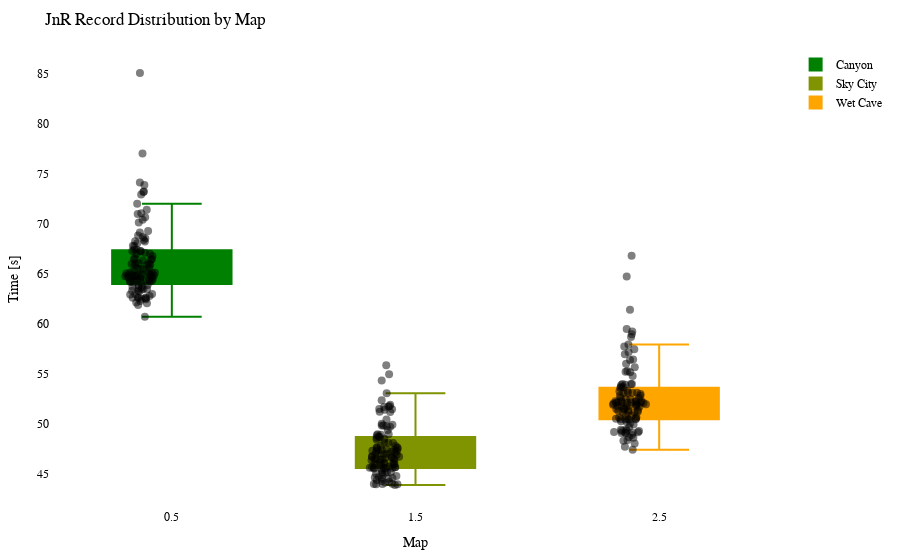

Notebook source saved alongside this figure:
### Code cell
import plotly.graph_objects as go
import plotly.io as pio

df = getRecordsDataframe(minigame="Jump and Run")

# Calculate the offset for centering the data points
num_columns = len(df.columns)
offset = 0.5

# Create a Swarm plot using Plotly
fig = go.Figure()

cmap = LinearSegmentedColormap.from_list("green_orange", ["green", "orange"])
colors = [to_hex(cmap(i / (num_columns - 1))) for i in range(num_columns)]

for i, (column, color) in enumerate(zip(df.columns, colors)):
    x_values = [i + offset] * len(df[column])  # Adjust x-values with offset for horizontal centering
    fig.add_trace(go.Box(x=x_values,
                         y=df[column],
                         name=column,
                         boxpoints='all',
                         pointpos=-0.5,  # Adjust point position to prevent overlapping
                         marker=dict(color='rgba(0,0,0,0.5)', size=8),  # Adjust marker color and size
                         line=dict(color=color),
                         fillcolor=color,
                         hovertext=df_to_html.index,
                         hoverinfo='name+text+y',
                         showlegend=True))

fig.update_layout(title="JnR Record Distribution by Map",
                  xaxis=dict(title="Map"),
                  yaxis=dict(title="Time [s]"),
                  showlegend=True,
                  font=dict(family="Arial", size=12, color="black"),  # Customize font
                  plot_bgcolor="white",  # Set background color
                  margin=dict(l=50, r=50, t=50, b=50),  # Adjust margins for better layout
                  )


pio.show(fig)

pio.write_html(fig, "out/jump_swarm_plot.html")

### Figure 1 — Plotly figure (JSON) as saved in the notebook; plotly's stock layout.template omitted (floating-point values rounded to 4 significant figures)
{"data": [{"boxpoints": "all", "fillcolor": "#008000", "hoverinfo": "name+text+y", "hovertext": ["20LeRe10", "2wc", "agowskyy", "Allooy", "Anni808", "Axollotel", "bawskey", "BusinessBent", "ByNetherdude", "byTobi", "cediiiiii_10", "Chander24", "Chrisi20101", "CML_Justin", "crocodile1870", "cxl1lo", "DarkCobweb", "deadfiight", "DerBaumIstDerWeg", "Dokkkkko", "Ex4cted", "Falke23_5", "Feinberg", "ffawks", "Fflopse", "ForceFox", "Freeeedom", "frutigall", "GamemasterNiki", "GeneralEnte06", "Gerrygames", "Gobo9", "GrafikKatze", "Grapfen", "Gummibearchen", "H1ghsay", "h4nnes", "Harold_Sensemann", "HeIsJustAPoorBoy", "HerrDante", "Jan2220", "JennieKim", "jimmi1410", "JOW23", "Joy_8oy", "juvona", "KakaMC", "Kanickelul", "Keenaai", "Kokochampi", "Kokochampo", "Kopfradio", "Krusti", "Kyuudo", "La_meleagro", "LeWi_100", "Lingex", "lizsyy", "LordAlexos", "loukrativ", "Lubottus", "Luis_XYZ", "M0orey_0", "marbrueck", "Martomias", "Mincheeen", "miridis41", "MrNulfred", "Mvsk_", "myshq", "Nexilus", "Ninivee", "officialryzon", "Oronor", "PedroZockt", "Picutar", "PixlNight", "PolizeiDreamy", "Radattel", "Radiokopf", "Raefinzs", "ReichesBrot", "revolverz", "Ritokii", "Sackkerl", "SB387", "ScreamingBlatz", "Sebi1801", "Seemops_8", "Sey__", "Shiewk", "SiLoHB", "Snitcherella", "SpeckyCut", "StaudammAusHolz", "TheBreadHD", "TheFabo", "Tomiokey", "twitchparaskiill", "Txlentierter", "T_Niko_T", "Umgfoin", "WachtelWachtel", "WirdNichtGeladen", "Wissender", "xBaumeisterin", "xX_Dima_ggg_Xx6", "xX_Masha_ggg_Xx9", "yzvm", "_n3d", "_Waldi_"], "line": {"color": "#008000"}, "marker": {"color": "rgba(0,0,0,0.5)", "size": 8}, "name": "Canyon", "pointpos": -0.5, "showlegend": true, "type": "box", "x": [0.5, 0.5, 0.5, 0.5, 0.5, 0.5, 0.5, 0.5, 0.5, 0.5, 0.5, 0.5, 0.5, 0.5, 0.5, 0.5, 0.5, 0.5, 0.5, 0.5, 0.5, 0.5, 0.5, 0.5, 0.5, 0.5, 0.5, 0.5, 0.5, 0.5, 0.5, 0.5, 0.5, 0.5, 0.5, 0.5, 0.5, 0.5, 0.5, 0.5, 0.5, 0.5, 0.5, 0.5, 0.5, 0.5, 0.5, 0.5, 0.5, 0.5, 0.5, 0.5, 0.5, 0.5, 0.5, 0.5, 0.5, 0.5, 0.5, 0.5, 0.5, 0.5, 0.5, 0.5, 0.5, 0.5, 0.5, 0.5, 0.5, 0.5, 0.5, 0.5, 0.5, 0.5, 0.5, 0.5, 0.5, 0.5, 0.5, 0.5, 0.5, 0.5, 0.5, 0.5, 0.5, 0.5, 0.5, 0.5, 0.5, 0.5, 0.5, 0.5, 0.5, 0.5, 0.5, 0.5, 0.5, 0.5, 0.5, 0.5, 0.5, 0.5, 0.5, 0.5, 0.5, 0.5, 0.5, 0.5, 0.5, 0.5, 0.5], "y": [67.09, 63.22, 64.73, 63.44, 65.84, 65.5, 68.21, 66.96, 71.97, 65.44, 61.86, 74.1, 64.49, 64.08, 64.12, 66.76, 66.04, 64.81, 63.28, 64.8, 62.55, 65.87, 66.56, 63.42, 62.12, 64.7, 63.49, 64.48, 64.87, 64.6, 64.41, 60.7, 63.85, 63.67, 64.25, 64.74, 67.25, 64.24, 68.36, 62.58, 64.82, 65.09, 77.0, 62.75, 68.66, 85.07, 62.9, null, 66.38, 73.22, 70.39, 70.64, 66.0, 64.7, 68.23, 62.45, 67.74, 62.26, 67.26, 72.92, 62.53, 67.24, 65.89, 64.78, 64.95, 65.62, 70.96, 64.9, 71.04, 62.93, 73.16, 65.02, null, 66.01, 62.62, 63.82, 63.68, 71.39, 66.47, 66.44, 65.1, 64.18, 69.25, 70.11, 68.54, 64.31, 65.11, null, 64.36, 62.04, 63.57, 73.86, 62.48, 68.81, 65.47, 67.41, 66.97, 65.23, 69.11, 66.3, 67.79, 64.36, 62.96, 64.87, 65.97, 62.64, 67.4, 68.04, 63.28, 64.21, 65.11]}, {"boxpoints": "all", "fillcolor": "#809300", "hoverinfo": "name+text+y", "hovertext": ["20LeRe10", "2wc", "agowskyy", "Allooy", "Anni808", "Axollotel", "bawskey", "BusinessBent", "ByNetherdude", "byTobi", "cediiiiii_10", "Chander24", "Chrisi20101", "CML_Justin", "crocodile1870", "cxl1lo", "DarkCobweb", "deadfiight", "DerBaumIstDerWeg", "Dokkkkko", "Ex4cted", "Falke23_5", "Feinberg", "ffawks", "Fflopse", "ForceFox", "Freeeedom", "frutigall", "GamemasterNiki", "GeneralEnte06", "Gerrygames", "Gobo9", "GrafikKatze", "Grapfen", "Gummibearchen", "H1ghsay", "h4nnes", "Harold_Sensemann", "HeIsJustAPoorBoy", "HerrDante", "Jan2220", "JennieKim", "jimmi1410", "JOW23", "Joy_8oy", "juvona", "KakaMC", "Kanickelul", "Keenaai", "Kokochampi", "Kokochampo", "Kopfradio", "Krusti", "Kyuudo", "La_meleagro", "LeWi_100", "Lingex", "lizsyy", "LordAlexos", "loukrativ", "Lubottus", "Luis_XYZ", "M0orey_0", "marbrueck", "Martomias", "Mincheeen", "miridis41", "MrNulfred", "Mvsk_", "myshq", "Nexilus", "Ninivee", "officialryzon", "Oronor", "PedroZockt", "Picutar", "PixlNight", "PolizeiDreamy", "Radattel", "Radiokopf", "Raefinzs", "ReichesBrot", "revolverz", "Ritokii", "Sackkerl", "SB387", "ScreamingBlatz", "Sebi1801", "Seemops_8", "Sey__", "Shiewk", "SiLoHB", "Snitcherella", "SpeckyCut", "StaudammAusHolz", "TheBreadHD", "TheFabo", "Tomiokey", "twitchparaskiill", "Txlentierter", "T_Niko_T", "Umgfoin", "WachtelWachtel", "WirdNichtGeladen", "Wissender", "xBaumeisterin", "xX_Dima_ggg_Xx6", "xX_Masha_ggg_Xx9", "yzvm", "_n3d", "_Waldi_"], "line": {"color": "#809300"}, "marker": {"color": "rgba(0,0,0,0.5)", "size": 8}, "name": "Sky City", "pointpos": -0.5, "showlegend": true, "type": "box", "x": [1.5, 1.5, 1.5, 1.5, 1.5, 1.5, 1.5, 1.5, 1.5, 1.5, 1.5, 1.5, 1.5, 1.5, 1.5, 1.5, 1.5, 1.5, 1.5, 1.5, 1.5, 1.5, 1.5, 1.5, 1.5, 1.5, 1.5, 1.5, 1.5, 1.5, 1.5, 1.5, 1.5, 1.5, 1.5, 1.5, 1.5, 1.5, 1.5, 1.5, 1.5, 1.5, 1.5, 1.5, 1.5, 1.5, 1.5, 1.5, 1.5, 1.5, 1.5, 1.5, 1.5, 1.5, 1.5, 1.5, 1.5, 1.5, 1.5, 1.5, 1.5, 1.5, 1.5, 1.5, 1.5, 1.5, 1.5, 1.5, 1.5, 1.5, 1.5, 1.5, 1.5, 1.5, 1.5, 1.5, 1.5, 1.5, 1.5, 1.5, 1.5, 1.5, 1.5, 1.5, 1.5, 1.5, 1.5, 1.5, 1.5, 1.5, 1.5, 1.5, 1.5, 1.5, 1.5, 1.5, 1.5, 1.5, 1.5, 1.5, 1.5, 1.5, 1.5, 1.5, 1.5, 1.5, 1.5, 1.5, 1.5, 1.5, 1.5], "y": [49.74, 44.36, 47.5, 47.64, 51.73, 49.8, 46.61, 46.7, 51.88, 46.58, 44.57, 54.3, 45.64, 46.34, 47.28, 48.9, 46.41, 47.28, 43.85, 48.09, 44.15, 47.37, 47.57, 45.17, 44.66, 44.61, 45.09, 47.78, 47.6, 45.64, 45.17, 43.94, 44.85, 45.58, 45.69, 48.7, 47.2, 45.98, 46.41, 43.96, 46.17, 45.97, 48.48, 43.98, 48.95, 51.43, 44.76, 51.66, 48.58, 51.19, 49.82, 51.17, 46.68, 46.72, 46.46, 44.12, 48.85, 45.53, 51.45, 47.34, 45.57, 49.88, 47.19, 49.37, 46.94, 45.94, 46.01, 46.89, 49.99, 43.98, 45.53, 47.37, 51.4, 46.99, 43.93, 45.02, 45.59, 53.04, 46.42, 48.41, 52.34, 44.49, 55.84, 46.11, 47.01, 47.12, 48.67, 46.93, 46.43, 44.26, 45.64, 54.93, 49.68, 48.93, 45.55, 48.07, 45.36, 47.77, 47.41, null, 51.72, 46.69, 45.07, 45.87, 48.1, 45.53, 46.51, 50.42, 44.5, 45.87, 46.01]}, {"boxpoints": "all", "fillcolor": "#ffa500", "hoverinfo": "name+text+y", "hovertext": ["20LeRe10", "2wc", "agowskyy", "Allooy", "Anni808", "Axollotel", "bawskey", "BusinessBent", "ByNetherdude", "byTobi", "cediiiiii_10", "Chander24", "Chrisi20101", "CML_Justin", "crocodile1870", "cxl1lo", "DarkCobweb", "deadfiight", "DerBaumIstDerWeg", "Dokkkkko", "Ex4cted", "Falke23_5", "Feinberg", "ffawks", "Fflopse", "ForceFox", "Freeeedom", "frutigall", "GamemasterNiki", "GeneralEnte06", "Gerrygames", "Gobo9", "GrafikKatze", "Grapfen", "Gummibearchen", "H1ghsay", "h4nnes", "Harold_Sensemann", "HeIsJustAPoorBoy", "HerrDante", "Jan2220", "JennieKim", "jimmi1410", "JOW23", "Joy_8oy", "juvona", "KakaMC", "Kanickelul", "Keenaai", "Kokochampi", "Kokochampo", "Kopfradio", "Krusti", "Kyuudo", "La_meleagro", "LeWi_100", "Lingex", "lizsyy", "LordAlexos", "loukrativ", "Lubottus", "Luis_XYZ", "M0orey_0", "marbrueck", "Martomias", "Mincheeen", "miridis41", "MrNulfred", "Mvsk_", "myshq", "Nexilus", "Ninivee", "officialryzon", "Oronor", "PedroZockt", "Picutar", "PixlNight", "PolizeiDreamy", "Radattel", "Radiokopf", "Raefinzs", "ReichesBrot", "revolverz", "Ritokii", "Sackkerl", "SB387", "ScreamingBlatz", "Sebi1801", "Seemops_8", "Sey__", "Shiewk", "SiLoHB", "Snitcherella", "SpeckyCut", "StaudammAusHolz", "TheBreadHD", "TheFabo", "Tomiokey", "twitchparaskiill", "Txlentierter", "T_Niko_T", "Umgfoin", "WachtelWachtel", "WirdNichtGeladen", "Wissender", "xBaumeisterin", "xX_Dima_ggg_Xx6", "xX_Masha_ggg_Xx9", "yzvm", "_n3d", "_Waldi_"], "line": {"color": "#ffa500"}, "marker": {"color": "rgba(0,0,0,0.5)", "size": 8}, "name": "Wet Cave", "pointpos": -0.5, "showlegend": true, "type": "box", "x": [2.5, 2.5, 2.5, 2.5, 2.5, 2.5, 2.5, 2.5, 2.5, 2.5, 2.5, 2.5, 2.5, 2.5, 2.5, 2.5, 2.5, 2.5, 2.5, 2.5, 2.5, 2.5, 2.5, 2.5, 2.5, 2.5, 2.5, 2.5, 2.5, 2.5, 2.5, 2.5, 2.5, 2.5, 2.5, 2.5, 2.5, 2.5, 2.5, 2.5, 2.5, 2.5, 2.5, 2.5, 2.5, 2.5, 2.5, 2.5, 2.5, 2.5, 2.5, 2.5, 2.5, 2.5, 2.5, 2.5, 2.5, 2.5, 2.5, 2.5, 2.5, 2.5, 2.5, 2.5, 2.5, 2.5, 2.5, 2.5, 2.5, 2.5, 2.5, 2.5, 2.5, 2.5, 2.5, 2.5, 2.5, 2.5, 2.5, 2.5, 2.5, 2.5, 2.5, 2.5, 2.5, 2.5, 2.5, 2.5, 2.5, 2.5, 2.5, 2.5, 2.5, 2.5, 2.5, 2.5, 2.5, 2.5, 2.5, 2.5, 2.5, 2.5, 2.5, 2.5, 2.5, 2.5, 2.5, 2.5, 2.5, 2.5, 2.5], "y": [51.73, 48.6, 52.16, 50.19, 51.47, 51.48, 53.25, 52.1, 64.71, 51.88, 49.27, 56.94, 51.95, 50.65, 52.09, 52.8, 52.23, 51.2, 49.09, 53.08, 48.86, 52.25, 53.68, 51.29, 47.7, 50.44, 51.8, 52.09, 52.2, 50.81, 51.36, 47.38, 49.3, 49.64, 50.49, 52.56, 52.27, 50.6, 53.87, 48.37, 50.41, 51.13, 57.9, 49.06, 57.43, null, 48.64, 59.2, 52.79, 58.94, 53.97, 66.79, 53.88, 52.47, 54.77, 48.02, 52.46, 50.25, 53.56, 61.4, 49.39, 55.26, 52.12, 52.01, 51.37, 50.44, 52.26, 51.97, 53.09, 49.04, 51.69, 51.79, 52.07, 52.6, 49.09, 49.45, 50.39, 58.67, 51.15, 53.97, 56.42, 48.29, 56.36, 51.15, 57.72, 53.09, 51.77, 55.65, 50.89, 49.16, 51.69, 59.46, 53.05, 53.64, 55.15, 53.95, 52.1, 55.19, 52.95, null, 55.99, 50.45, 49.92, 51.47, 51.89, 50.07, 53.25, 57.14, 49.26, 50.51, 49.14]}], "layout": {"font": {"color": "black", "family": "Arial", "size": 12}, "margin": {"b": 50, "l": 50, "r": 50, "t": 50}, "plot_bgcolor": "white", "showlegend": true, "title": {"text": "JnR Record Distribution by Map"}, "xaxis": {"title": {"text": "Map"}}, "yaxis": {"title": {"text": "Time [s]"}}}}
